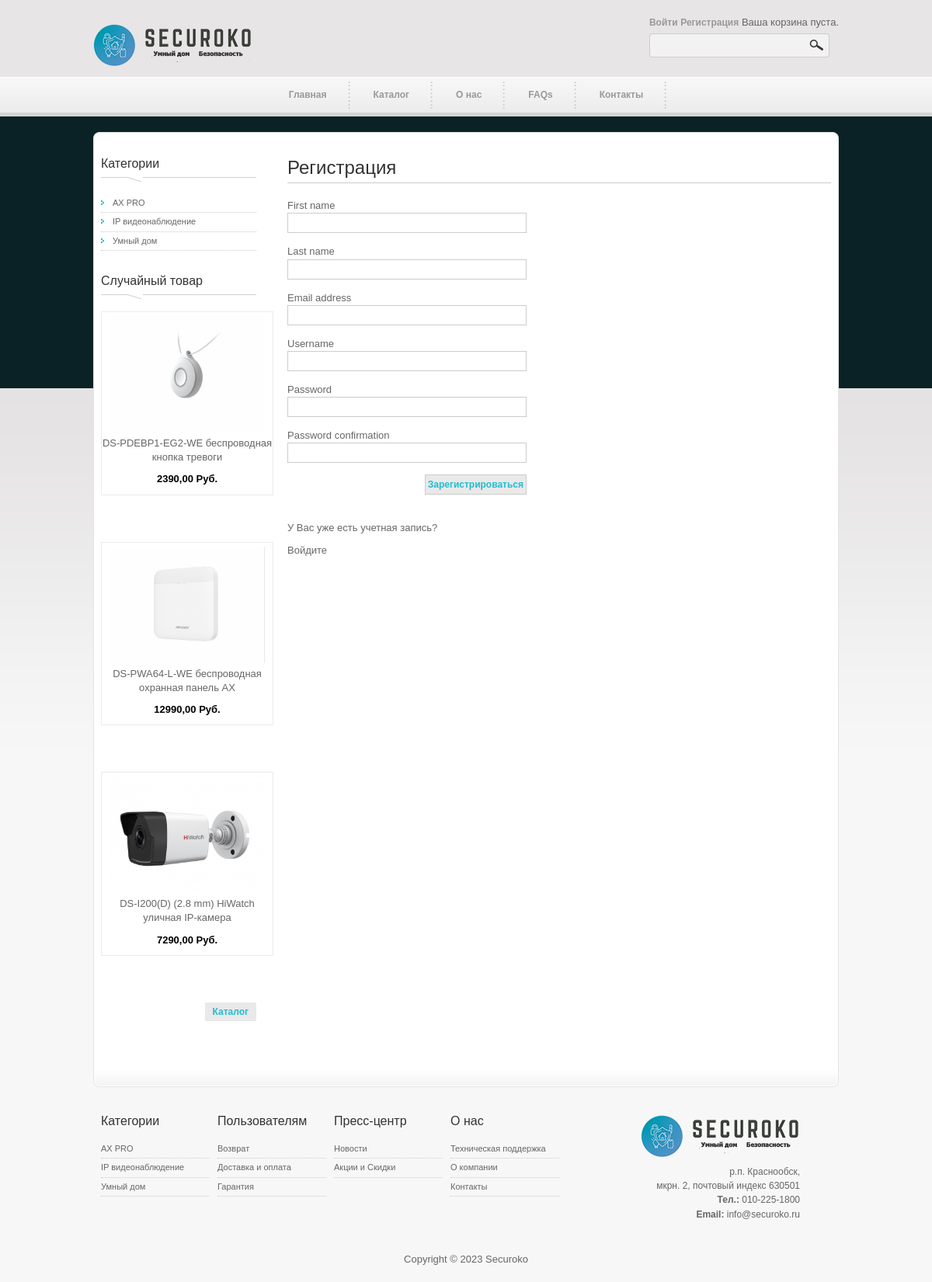
The page /users/register/ on the database its author committed.
### securoko/shop/models.py (models this page shows, shortened)
class Category(models.Model):
    name = models.CharField(max_length=200, db_index=True)
    slug = models.SlugField(max_length=200, db_index=True, unique=True)
    class Meta:
        ordering = ('name',)
        verbose_name = 'Категория'
        verbose_name_plural = 'Категории'

class Product(models.Model):
    category = models.ForeignKey(Category, on_delete=models.SET_NULL, related_name='products', null=True, blank=True)
    name = models.CharField(max_length=200, db_index=True)
    slug = models.SlugField(max_length=200, db_index=True, unique=True)
    image = models.ImageField(upload_to='product/%Y/%m/%d', blank=True)
    manufacturer = models.CharField(max_length=200, db_index=True, null=True)
    model = models.CharField(max_length=200, db_index=True, null=True)
    short_description = models.TextField(null=True, blank=True)
    full_description = models.TextField(null=True, blank=True)
    price = models.DecimalField(max_digits=10, decimal_places=2)
    stock = models.PositiveIntegerField()
    available = models.BooleanField(default=True)
    created = models.DateTimeField(auto_now_add=True)
    updated = models.DateTimeField(auto_now=True)
    class Meta:
        ordering = ('name',)
        index_together = (('id', 'slug'),)
        verbose_name = 'Товар'
        verbose_name_plural = 'Товары'

class Article(models.Model):
    title = models.CharField(max_length=255, verbose_name='Название')
    slug = models.SlugField(max_length=255, unique=True, verbose_name='URL')
    content = models.TextField(blank=True, verbose_name='Контент')
    photo = models.ImageField(upload_to="photos/%Y/%m/%d/", blank=True, verbose_name='Фото')
    time_created = models.DateTimeField(auto_now_add=True, verbose_name='Дата публикации')
    time_update = models.DateTimeField(auto_now=True, verbose_name='Дата обновления')
    is_published = models.BooleanField(default=True, verbose_name='Опубликовано')
    cat = models.ForeignKey(CategoryArticle, on_delete=models.PROTECT, verbose_name='Категория', related_name='cat')
    class Meta:
        verbose_name = 'Статья'
        verbose_name_plural = 'Статьи'
        ordering = ['-time_created']

### securoko/users/views.py (the view, shortened to what this page needs)
# urls.py: path('register/', views.register_user, name='register'),
def register_user(request):
    categories, random_categories, products, articles, random_products = user_content(request)
    page = 'register'
    form = CustomUserCreationForm()
    context = {'page': page,
               'form': form,
               'categories': categories,
               'random_products': random_products,
               'articles': articles,}
    return render(request, 'users/login_register.html', context)

### securoko/users/forms.py
class CustomUserCreationForm(UserCreationForm):
    class Meta:
        model = User
        fields = ['first_name', 'last_name', 'email', 'username', 'password1', 'password2']
    def __init__(self, *args, **kwargs):
        super().__init__(*args, **kwargs)
        for name, field in self.fields.items():
            field.widget.attrs.update({'class': 'input_field_form'})

### securoko/cart/cart.py (called while the page is built)
    def __len__(self):
        return sum(item['quantity'] for item in self.cart.values())

### securoko/cart/context_processors.py (called while the page is built)
def cart(request):
    return {'cart': Cart(request)}

### securoko/shop/utils.py (called while the page is built)
def user_content(request):
    categories = Category.objects.all()
    random_categories = Category.objects.order_by()[:3]
    products = Product.objects.filter(available=True)
    articles = Article.objects.all()
    random_products = Product.objects.order_by('?')[:3]
    return categories, random_categories, products, articles, random_products

### securoko/users/templates/users/login_register.html (shortened to what this page needs)
{% extends 'shop/base.html' %}
{% block content %}
{% load static %}
{% if page == 'register' %}
<div class="cleaner h20"></div>
    <div id="templatemo_main_top"></div>
    <div id="templatemo_main">
        {% include 'shop/sidebar.html' %}
        <div id="content">
        	<h2>Регистрация</h2>
            <div class="col col-13 checkout">
                <form action="{% url 'register' %}" method="post" class="form auth__form">
                  {% for field in form %}
                  <div class="form__field">
                    <label for="formInput#text">{{ field.label }}</label><br/>
                    {{ field }}
                  </div>
                  {% endfor %}
                  <div class="auth__actions" id="newsletter">
                    <input class="submit float_r" type="submit" value="Зарегистрироваться" />
                  </div>
                </form>
                <div class="auth__alternative">
                  <p>У Вас уже есть учетная запись?</p>
                  <a href="{% url 'login' %}">Войдите</a>
                </div>
            </div>
        </div>
    </div>
{% endif %}
{% endblock content%}

### securoko/shop/templates/shop/sidebar.html (shortened to what this page needs)
<div id="sidebar">
    <h3>Категории</h3>
    <ul class="sidebar_menu">
        {% for c in categories %}
        <li><a href="{% url 'product_list' c.slug %}">{{ c.name }}</a></li>
        {% endfor %}
    </ul>
    <h3>Случайный товар</h3>
       <div id="newsletter">
        {% include 'shop/random_product.html' %}
       </div>
</div>

### securoko/shop/templates/shop/random_product.html (shortened to what this page needs)
{% for product in random_products %}
<div class="col col_14 product_gallery">
    <a href="{% url 'productdetail' product.id product.slug %}">
        <img src="{{ product.image.url }}" alt="{{product.name}}" />
    <p>{{ product.name|slice:45 }}</p></a>
    <p class="product_price">{{ product.price }} Руб.</p>
</div>
{% endfor %}
<a href="{% url 'product_list_all' %}" class="more float_r">Каталог</a>

### securoko/shop/templates/shop/footer.html
{% load static %}
    <div id="templatemo_footer">
    	<div class="col col_16">
        	<h4>Категории</h4>
            <ul class="footer_menu">
			    {% for category in categories %}
                    <li><a href="{% url 'product_list' category.slug %}">{{ category.name }}</a></li>
                {% endfor %}
		  </ul>
        </div>
        <div class="col col_16">
        	<h4>Пользователям</h4>
            <ul class="footer_menu">
                {% for article in articles %}
                    {% if article.cat_id == 1 %}
                        <li><a href="{% url 'article' article.slug %}">{{ article.title }}</a></li>
                    {% endif %}
                {% endfor %}
			</ul>
        </div>
        <div class="col col_16">
        	<h4>Пресс-центр</h4>
            <ul class="footer_menu">
            	<li><a href="#">Новости</a></li>
            	<li><a href="#">Акции и Скидки</a></li>
			</ul>
        </div>
        <div class="col col_16">
        	<h4>О нас</h4>
            <ul class="footer_menu">
                {% for article in articles %}
                    {% if article.cat_id == 2 %}
                        <li><a href="{% url 'article' article.slug %}">{{ article.title }}</a></li>
                    {% endif %}
                {% endfor %}
                <li><a href="{% url 'contact' %}">Контакты</a></li>
		  </ul>
        </div>
        <div class="col col_13 no_margin_right" id="site_title_footer">
        	<p><a href="{% url 'index' %}"></a></p>
            <div>р.п. Краснообск,<br>
            мкрн. 2, почтовый индекс 630501<br>
			<strong>Тел.:</strong> 010-225-1800<br>
            <strong>Email:</strong> <a href="mailto:info@securoko.ru">info@securoko.ru</a></div>
        </div>
        <div class="cleaner h40"></div>
		<center>
			Copyright © 2023 Securoko
		</center>
    </div>

### securoko/shop/static/styles/templatemo_style.css (style rules this page uses)
body { margin: 0; padding: 0; color: #666; font-family: Tahoma, Geneva, sans-serif; font-size: 13px; line-height: 1.4em; background-color: #f7f7f7; background-repeat: repeat-x; background-position: top; }
#home { background-image: url(../images/templatemo_body_home.png) }
a, a:link, a:visited { color: #666; font-weight: normal; text-decoration: none }
a.more, .order_submit { display: inline-block; padding: 3px 10px; font-size: 12px; font-weight: bold; color: #21bdd0; background: #e9e9e9 }
p { margin: 0 0 10px 0; padding: 0; }
img { border: none; }
h1, h2, h3, h4, h5, h6 { color: #333; font-weight: normal; }
h2 { font-size: 26px; margin: 0 0 25px; padding: 5px 0 }
h3 { font-size: 20px; margin: 0 0 20px; padding: 0; }
h4 { font-size: 16px; margin: 0 0 15px; padding: 0; }
.cleaner { clear: both }
.h20 { height: 20px }
.h40 { height: 40px }
.float_r { float: right }
#templatemo_main_top { width: 960px; height: 12px; background: url(../images/templatemo_main_top.png) no-repeat top }
#templatemo_main { width: 960px; background: url(../images/templatemo_main_middle.png) repeat-y }
#sidebar { float: left; width: 200px; padding: 20px 30px 0 10px; }
#content { float: right; width: 700px; width: 700px; padding: 20px 10px 20px; }
#templatemo_footer { width: 940px; padding: 60px 10px 20px; background: url(../images/templatemo_main_bottom.png) top no-repeat }
#sidebar h3 { font-size: 16px; padding: 0 0 15px 0; margin: 0 0 15px 0; background: url(../images/sidebar_header_bg.png) left bottom no-repeat }
.sidebar_menu { list-style: none; margin: 0 0 30px; padding: 0; }
.sidebar_menu li { margin: 0; padding: 2px 0 3px 15px; background: url(../images/templatemo_list_01.png) no-repeat scroll 0 8px; border-bottom: 1px dotted #ccc }
.sidebar_menu li a { font-size: 11px; }
#content h2 { font-size: 24px; padding-bottom: 10px; border-bottom: 1px solid #ccc; margin-bottom: 20px }
.checkout input { border: 1px solid #ccc; margin-bottom: 15px; line-height: 18px; padding: 3px; }
.product_gallery { margin-bottom: 60px; text-align: center; border: solid 1px; border-color: #eaebec; }
.product_gallery img { margin-top: 5px; margin-bottom: 5px; height: 150px; width: auto; }
.product_gallery .product_price { color: #000; font-weight: 700 }
#newsletter { margin-bottom: 60px; }
.footer_menu { margin: 0; padding: 0; list-style: none; }
.footer_menu li { margin: 0; padding: 2px 0 3px 0px; border-bottom: 1px dotted #ccc }
.footer_menu li a { font-size: 11px; }
.col { float: left; margin-right: 10px }
.col_13 { width: 300px }
.col_14 { width: 220px }
.col_16 { width: 140px }
.no_margin_right { margin-right: 0 }
.input_field_form { width: 300px }
#site_title_footer { display: block; font-size: 12px; color: #666; text-align: right; }
#site_title_footer p a { display: block; padding: 55px 0 0 85px; background: url(../images/logo_securoko.png) no-repeat top right }
.submit { display: inline-block; padding: 3px 10px; font-size: 12px; font-weight: bold; color: #21bdd0; background: #e9e9e9; cursor: pointer; border: none; }
.checkout { margin-right: 20px; }

### rows shown on the page
Category: name "AX PRO"
Category: name "IP видеонаблюдение"
Category: name "Умный дом"
Product: image (picture), name "DS-PDEBP1-EG2-WE беспроводная кнопка тревоги", price "2390,00"
Product: image (picture), name "DS-PWA64-L-WE беспроводная охранная панель AX", price "12990,00"
Product: image (picture), name "DS-I200(D) (2.8 mm) HiWatch уличная IP-камера", price "7290,00"
Article: title "Возврат"
Article: title "Доставка и оплата"
Article: title "Гарантия"
Article: title "Техническая поддержка"
Article: title "О компании"

### other values the page prints
{{ field.label }} "First name" "Last name" "Email address" "Username" "Password" "Password confirmation"
